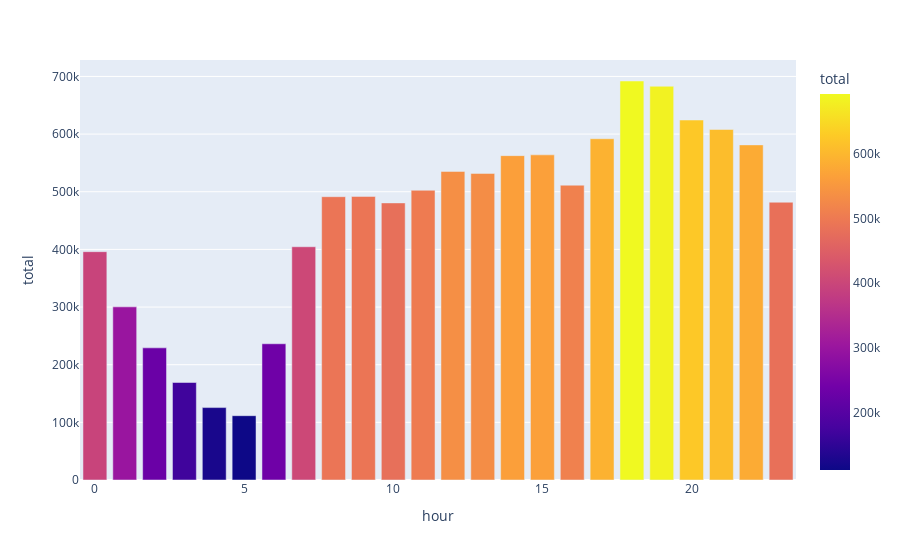

Notebook source saved alongside this figure:
### Code cell
px.bar(df,
      x = 'hour',
      y = 'total',
      color = 'total')

### Figure 1 — Plotly figure (JSON) as saved in the notebook; plotly's stock layout.template omitted (floating-point values rounded to 4 significant figures)
{"data": [{"alignmentgroup": "True", "hovertemplate": "hour=%{x}<br>total=%{marker.color}<extra></extra>", "legendgroup": "", "marker": {"color": [396034, 300325, 229220, 169130, 125601, 111548, 236287, 404567, 491429, 491927, 480614, 502554, 535279, 531803, 562636, 564002, 511344, 591940, 692093, 682974, 624418, 608035, 581287, 481811], "coloraxis": "coloraxis"}, "name": "", "offsetgroup": "", "orientation": "v", "showlegend": false, "textposition": "auto", "type": "bar", "x": [0, 1, 2, 3, 4, 5, 6, 7, 8, 9, 10, 11, 12, 13, 14, 15, 16, 17, 18, 19, 20, 21, 22, 23], "xaxis": "x", "y": [396034, 300325, 229220, 169130, 125601, 111548, 236287, 404567, 491429, 491927, 480614, 502554, 535279, 531803, 562636, 564002, 511344, 591940, 692093, 682974, 624418, 608035, 581287, 481811], "yaxis": "y"}], "layout": {"barmode": "relative", "coloraxis": {"colorbar": {"title": {"text": "total"}}, "colorscale": [[0, "#0d0887"], [0.1111, "#46039f"], [0.2222, "#7201a8"], [0.3333, "#9c179e"], [0.4444, "#bd3786"], [0.5556, "#d8576b"], [0.6667, "#ed7953"], [0.7778, "#fb9f3a"], [0.8889, "#fdca26"], [1, "#f0f921"]]}, "legend": {"tracegroupgap": 0}, "margin": {"t": 60}, "xaxis": {"anchor": "y", "domain": [0, 1], "title": {"text": "hour"}}, "yaxis": {"anchor": "x", "domain": [0, 1], "title": {"text": "total"}}}}
